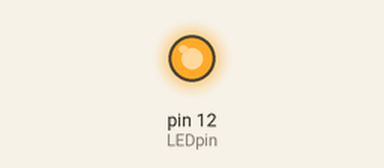
The sketch below on a simulated Arduino Uno, built with avr-gcc and run on an emulated ATmega328P. Parts: output pins drawn as LEDs (lit = HIGH).

Above: at 1.0 s.
At 3.0 s:
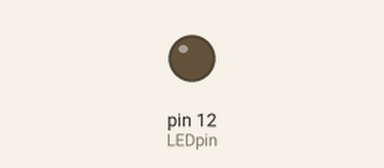
Timing chart, 0 to 5.2 s (numbered marks = the images above):
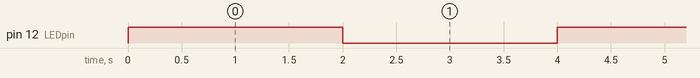

The sketch:

sketch_feb08a_led.ino
```cpp
int LEDpin = 12;

void setup() {
  pinMode( LEDpin, OUTPUT );
}

void loop() {
  digitalWrite( LEDpin, HIGH );
  delay(2000);
  digitalWrite( LEDpin, LOW );
  delay(2000);
}
```

Measured:
- by itself, pin 12 (LEDpin): alternates HIGH for 2.0 s and LOW for 2.0 s
